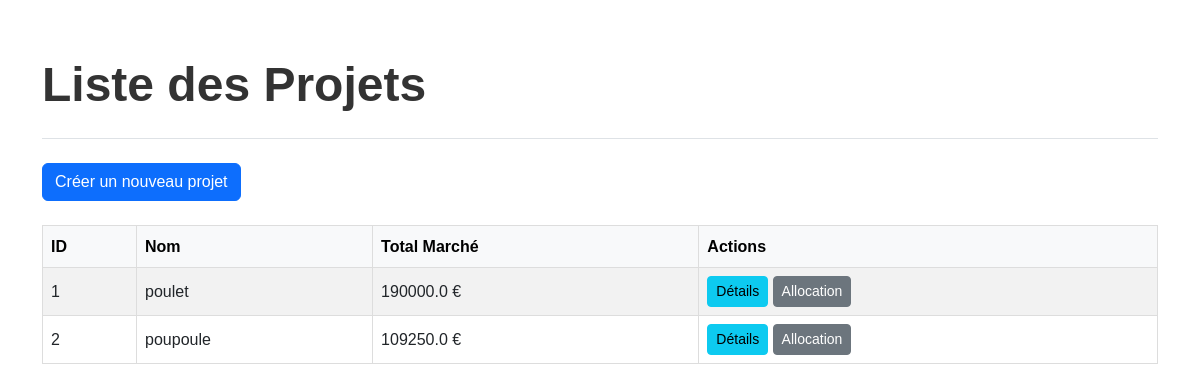
Before: / with the older database file.
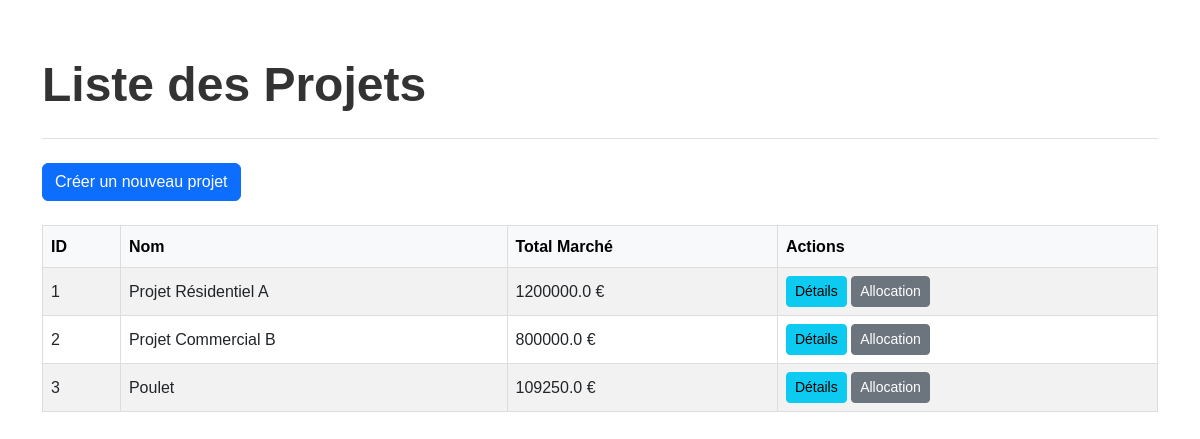
After: the same page with the newer database file.
### models.py (models this page shows, shortened)
class Project(db.Model):
    __tablename__ = 'projects'  # Correction ici (double underscore)
    id = db.Column(db.Integer, primary_key=True)
    name = db.Column(db.String(100), nullable=False) # Nom du projet
    total_marche = db.Column(db.Float, nullable=False) # Montant total du marché
    phases = db.relationship('Phase', backref='project', lazy=True)
    intervenants = db.relationship('Intervenant', backref='project', lazy=True)

### app.py (the view)
@app.route('/')
def index():
    all_projects = Project.query.all()
    return render_template('index.html', projects=all_projects)

### templates/index.html (shortened to what this page needs)
<!DOCTYPE html>
<html>
<head>
    <link href="https://cdn.jsdelivr.net/npm/bootstrap@5.3.0-alpha1/dist/css/bootstrap.min.css" rel="stylesheet">
    <link rel="stylesheet" href="{{ url_for('static', filename='css/style.css') }}">
</head>
<body>
    <div class="container">
        <header class="py-3 mb-4 border-bottom">
            <h1 class="display-5 fw-bold">Liste des Projets</h1>
        </header>
        <div class="row mb-4">
            <div class="col">
                <a href="{{ url_for('create_project') }}" class="btn btn-primary">
                     Créer un nouveau projet
                </a>
            </div>
        </div>
        <div class="row">
            <div class="col">
                <div class="table-responsive">
                    <table class="table table-striped table-hover">
                        <thead class="table-light">
                            <tr>
                                <th>ID</th>
                                <th>Nom</th>
                                <th>Total Marché</th>
                                <th>Actions</th>
                            </tr>
                        </thead>
                        <tbody>
                            {% for project in projects %}
                            <tr>
                                <td>{{ project.id }}</td>
                                <td>{{ project.name }}</td>
                                <td>{{ project.total_marche | round(2) }} €</td>
                                <td>
                                    <a href="{{ url_for('project_detail', project_id=project.id) }}" class="btn btn-sm btn-info">
                                        Détails
                                    </a>
                                    <a href="{{ url_for('project_allocation', project_id=project.id) }}" class="btn btn-sm btn-secondary">
                                        Allocation
                                    </a>
                                </td>
                            </tr>
                            {% endfor %}
                        </tbody>
                    </table>
                </div>
            </div>
        </div>
    </div>
</body>
</html>

### static/css/style.css (style rules this page uses)
body { font-family: Arial, sans-serif; margin: 20px; line-height: 1.6; }
h1, h2, h3 { color: #333; }
table { border-collapse: collapse; width: 100%; margin-bottom: 20px; }
th, td { padding: 8px; text-align: left; border: 1px solid #ddd; }
th { background-color: #f2f2f2; }
a { color: #0066cc; text-decoration: none; }
body { padding-top: 20px; padding-bottom: 40px; }
.table th, .table td { vertical-align: middle; }

Changed rows visible on the page:
changed Project id 1: name "poulet" → "Projet Résidentiel A"; total_marche "190000.0" → "1200000.0"
changed Project id 2: name "poupoule" → "Projet Commercial B"; total_marche "109250.0" → "800000.0"
added Project: id "3", name "Poulet", total_marche "109250.0"
